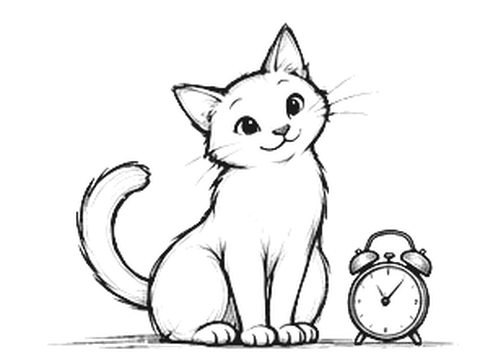
#> input picture assets/cats/bell/01.png, 480 x 360 px, found by its file name
$ python breathe.py
#> lines starting #> are read from the running program, lines starting #| are printed output that depends on the picture
import os
from PIL import Image
S='/mnt/user-data/outputs/pixi_cats/sleepsrc'; D='/mnt/user-data/outputs/pixi_cats/sleep'
os.makedirs(D,exist_ok=True)
for f in os.listdir(D): os.remove(os.path.join(D,f))
def breathe(im, sy, sx=1.0):
    W,H=im.size; bb=im.getbbox(); bottom=bb[3]
    t=im.resize((int(W*sx),int(H*sy)),Image.LANCZOS)
    out=Image.new('RGBA',(W,H),(0,0,0,0)); out.alpha_composite(t,(int((W-t.width)/2), int(bottom-bottom*sy)))
    return out
s0=Image.open(f'{S}/01.png').convert('RGBA'); s1=Image.open(f'{S}/02.png').convert('RGBA')
#> further down, s0 is the input picture: PIL image 480x360 RGBA; mean R, G, B, A 73.7, 73.7, 73.7, 80.2
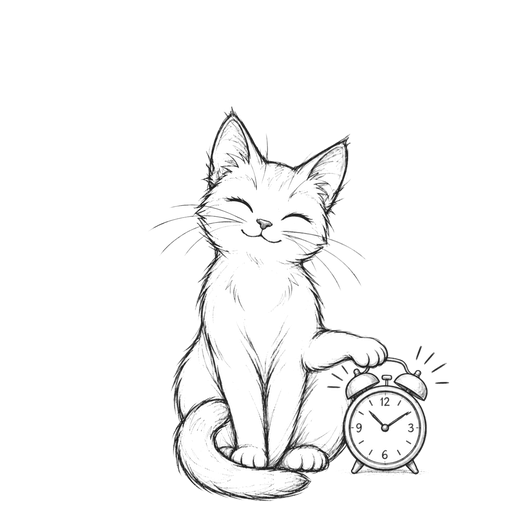
#> input picture assets/cats/bell/02.png, 512 x 512 px, found by its file name
#> further down, s1 is the input picture: PIL image 512x512 RGBA; mean R, G, B, A 51.4, 51.4, 51.4, 56.1
frames=[s0, breathe(s0,1.018,1.004), breathe(s0,1.035,1.008), s1, breathe(s1,1.018,1.004)]
#> in breathe, `bb = im.getbbox()`: bb = (44, 19, 460, 354)
#> in breathe, `bottom = bb[3]`: bottom = 354
#> in breathe, `t=im.resize((int(W*sx),int(H*sy)),Image.LANCZOS)`:
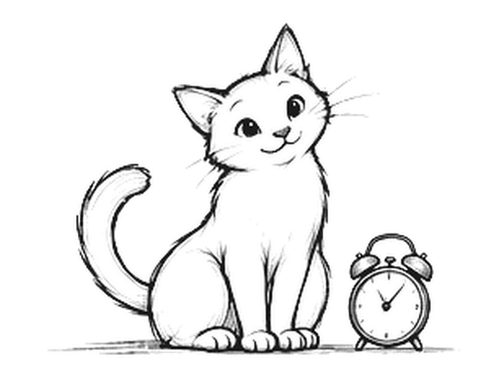
#> t: PIL image 481x366 RGBA; mean R, G, B, A 73.5, 73.5, 73.5, 80.2; transparent parts drawn white
#> in breathe, `out = Image.new('RGBA', (W, H), (0, 0, 0, 0))`: out: PIL image 480x360 RGBA; every value is 0
#> in breathe, `out.alpha_composite(t, (int((W - t.width) / 2), int(bottom - bottom * `:
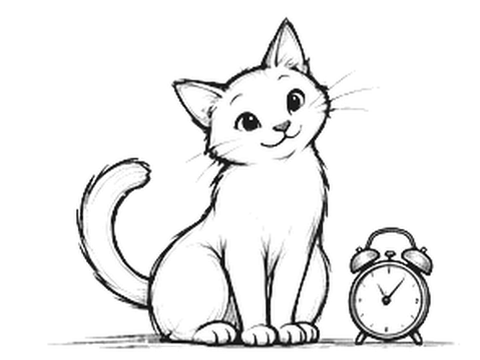
#> out: PIL image 480x360 RGBA; mean R, G, B, A 74.9, 74.9, 74.9, 81.7; transparent parts drawn white
#> call 2 of breathe, with sy = 1.03, sx = 1.01
#> in breathe (call 2), `t=im.resize((int(W*sx),int(H*sy)),Image.LANCZOS)`:
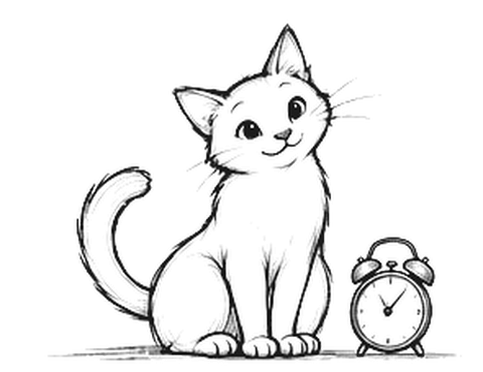
#> t: PIL image 483x372 RGBA; mean R, G, B, A 73.5, 73.5, 73.5, 80.2; transparent parts drawn white
#> in breathe (call 2), `out.alpha_composite(t, (int((W - t.width) / 2), int(bottom - bottom * `:
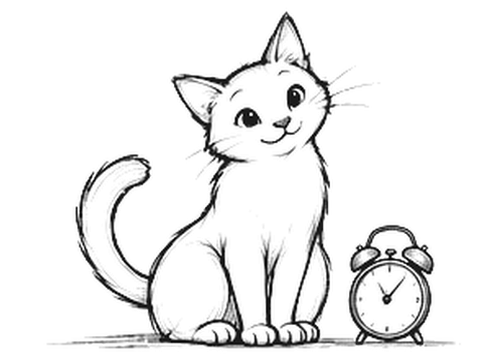
#> out: PIL image 480x360 RGBA; mean R, G, B, A 76.5, 76.5, 76.5, 83.4; transparent parts drawn white
#> call 3 of breathe, with sy = 1.02, sx = 1
#> in breathe (call 3), `W, H = im.size`: W = 512
#> in breathe (call 3), `bb = im.getbbox()`: bb = (148, 104, 452, 504)
#> in breathe (call 3), `bottom = bb[3]`: bottom = 504
#> in breathe (call 3), `out = Image.new('RGBA', (W, H), (0, 0, 0, 0))`: out: PIL image 512x512 RGBA; every value is 0
#> in breathe (call 3), `out.alpha_composite(t, (int((W - t.width) / 2), int(bottom - bottom * `:
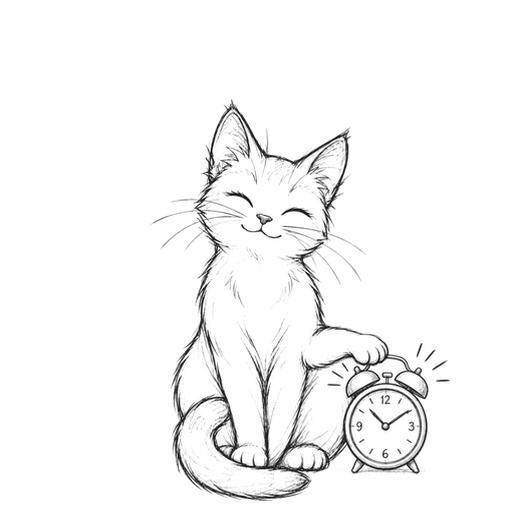
#> out: PIL image 512x512 RGBA; mean R, G, B, A 52.4, 52.4, 52.4, 57.3; transparent parts drawn white
for i,f in enumerate(frames): f.save(f'{D}/{i+1:02d}.png',optimize=True)
#> this loop made 5 passes
print('sleep',len(frames))
#| sleep 5
